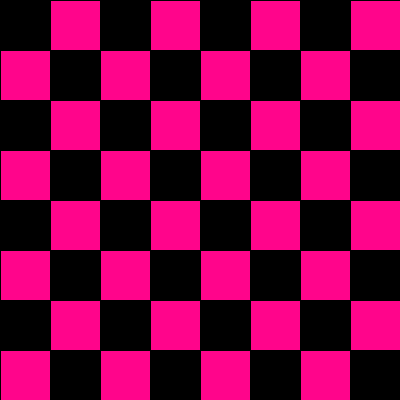
Frame 1 (no input)
Frame 60 (the mouse pressed at the canvas centre just before this capture): identical to frame 1, image omitted
Frame 120 (the mouse held since frame 60 and released just before this capture): identical to frame 1, image omitted

The Processing sketch that drew this single still picture (run headless with seeded random() and noise(); from frame 60 on, the mouse is pressed at the canvas centre):

// Processing sketch: processing_51378
// ── processing_51378.pde

// PS1 - 5
// Ryanne Hollies
//found an easier way to create grid


void setup() {
size(400,400);
smooth();

}

void draw() {
  for (int x=0; x<400; x+=50){
  //line(x,y,x,y+len);
  for (int y=0; y<400; y+=50)
  {
  //line(x,y,x+len,y);
  if ((x+y) % 4 == 0) {
   fill(0);
  } else {
    fill(255, 5, 139);
    }   
    rect(x, y, 100, 100);

    }
  } 
}
